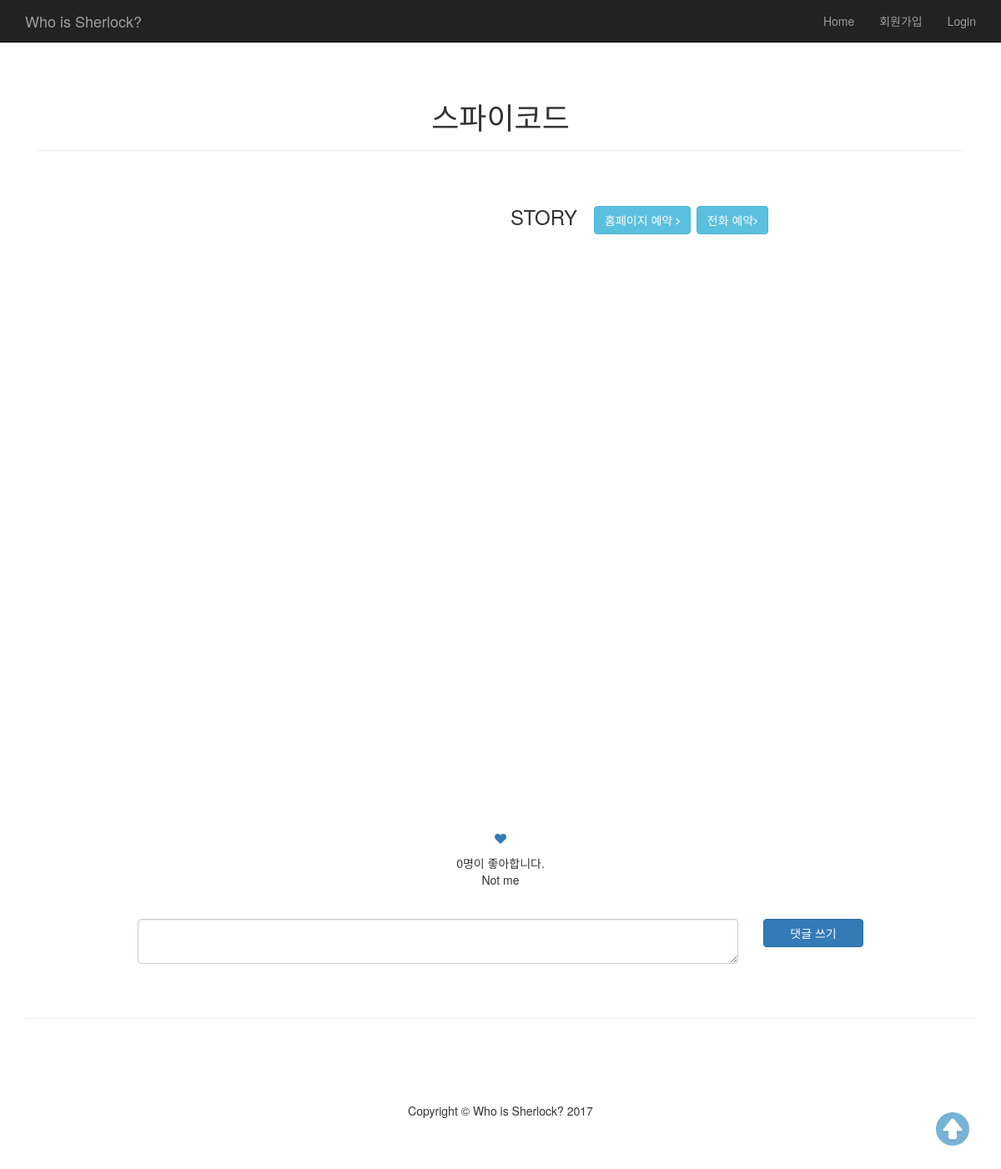
The app's page /cafe/91/, older data.
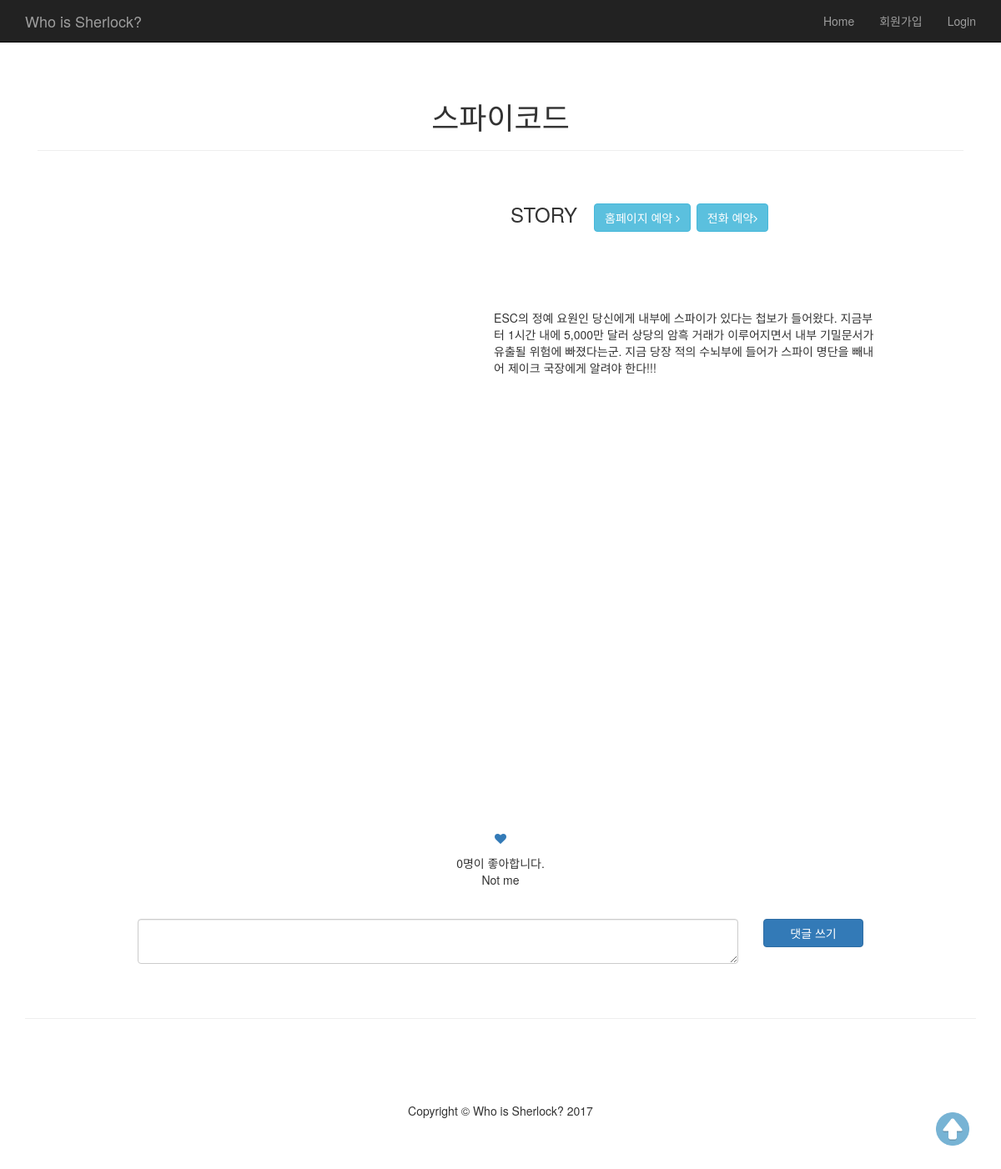
The same page, newer data.
### cafe/models.py (models this page shows, shortened)
class Room(models.Model):
    cafe = models.ForeignKey(Cafe, related_name="cafe_room_set") # cafe : room = 1 : N
    created_at = models.DateTimeField(auto_now_add=True, verbose_name="생성 일시")
    updated_at = models.DateTimeField(auto_now=True, verbose_name="업데이트 일시")
    name = models.CharField(max_length=20, verbose_name="방 이름")
    number = models.IntegerField(default=1, verbose_name="방 번호")
    level = models.IntegerField(choices=LEVEL_CHOICES, default=0, verbose_name="방 레벨")
    image = models.ImageField(blank=True, null=True, verbose_name="방 이미지")
    story = models.TextField(blank = True, verbose_name="방 설명")

### cafe/views.py (the view)
# urls.py: url(r'^(?P<pk>\d+)/$', views.room_detail, name='room_detail'),
def room_detail(request,pk):
    room = get_object_or_404(Room, pk=pk)
    review_form = ReviewForm()
    number_of_likes = room.room_like_set.all().count()
    if request.user.id == None:
        user_likes_this = False
    else:
        user_likes_this = room.room_like_set.filter(user=request.user) and True or False
    return render(request, 'cafe/room_detail.html', {
        'room':room, 'review_form':review_form,
        'number_of_likes' : number_of_likes,
        'user_likes_this' : user_likes_this,
        })

### cafe/forms.py
class ReviewForm(forms.ModelForm):
    class Meta:
        model = Review
        fields = ['content']
        widgets = {
            'content' : forms.Textarea(attrs = {'class':'form-control', 'rows':2})
        }

### cafe/templates/cafe/room_detail.html (shortened to what this page needs)
{% extends 'cafe/layout.html' %}
{% load staticfiles %}
{% block content %}
        <div class="container">
            <div class="col-lg-12">
                <center><h1>{{ room.name }}</h1></center>
                <hr/>
            </div>
        </div>
        <div class="container">
            <table style="width:900px; height:1000px; margin: auto">
                <tr>
                    <td rowspan="2" style="width:500px; height:300px;">
                    </td>
                    <td style="width:500px; height:40px;">
                        <h3 style="margin-left: 20px;">STORY &nbsp;
                            <a class="btn btn-info " href="http://{{room.cafe.url}}" target = "_blank">홈페이지 예약&nbsp;<i class="fa fa-angle-right"></i></a>
                            <a class="btn btn-info" href="tel:{{ room.cafe.phone }}" target = "_blank">전화 예약<i class="fa fa-angle-right"></i></a>
                        </h3>
                    </td>
                </tr>
                <tr>
                    <td style="width:500px; height:100px;">
                        <h7 style="margin-left:20px;">&nbsp;&nbsp;&nbsp;{{room.story | linebreaks}}</h>
                    </td>
                </tr>
                <tr>
                    <td colspan="2"><div id="map" style="width:900px;height:350px;margin:auto;"></div></td>
                </tr>
                <tr>
                    <td colspan="2">
                    <br>
                        <p style="text-align: center;" class="heart">
                            <a href="{% url 'cafe:like' room.pk %}"><i class="fa fa-heart" aria-hidden="true"></i></a>
                            <p style="text-align: center;">
                                {{number_of_likes}}명이 좋아합니다.<br>
                                {% if user_likes_this %}
                                    You too!
                                {% else %}
                                    Not me
                                {% endif %}
                            </p>
                        </p>
                    </td>
                </tr>
                <tr>
                    <td colspan="2">
                        <form action="{% url 'cafe:review_new' room.pk %}" method="post">
                            <div class="col-md-10">
                                <table class="table table-bordered table-hover">
                                    {{ review_form.content }}
                                </table>
                            </div>
                            <div class="col-md-2">
                                <input type="submit" class="btn btn-primary btn-block" value="댓글 쓰기"/>
                            </div>
                        </form>
                    </td>
                </tr>
                <tr>
                    <td colspan="2">
                    </td>
                </tr>
            </table>
        </div>
{% endblock %}

### cafe/templates/cafe/layout.html (shortened to what this page needs)
{% load staticfiles %}
<!DOCTYPE html>
<html lang="en">
<head>
    <link href="//maxcdn.bootstrapcdn.com/font-awesome/4.1.0/css/font-awesome.min.css" rel="stylesheet" />
    <link rel="stylesheet" href="https://maxcdn.bootstrapcdn.com/bootstrap/3.3.7/css/bootstrap.min.css">
    <link href="{% static "bootstrap/css/bootstrap.min.css" %}" rel="stylesheet">
    <link href="{% static "bootstrap/css/modern-business.css" %}" rel="stylesheet">
    <link href="{% static "bootstrap/font-awesome/css/font-awesome.min.css" %}" rel="stylesheet" type="text/css">
</head>
<body>
    <div class="top" />
        <img src="{% static 'image/up.png' %}" alt="scroll" width="40" height="40">
    <nav class="navbar navbar-inverse navbar-fixed-top" role="navigation">
        <div class="container">
            <div class="navbar-header">
                <a class="navbar-brand" href="{% url 'cafe:index' %}">Who is Sherlock?</a>
            </div>
            <div class="collapse navbar-collapse" id="bs-example-navbar-collapse-1">
                <ul class="nav navbar-nav navbar-right">
                    <li>
                        <a href="{% url 'cafe:index' %}">Home</a>
                    </li>
                    {% if not user.is_authenticated %}
                    <li>
                        <a href="{% url 'signup' %}">회원가입</a>
                    </li>
                    <li>
                        <a href="{% url 'login' %}?next={{request.path}}">Login</a>
                    </li>
                    {% endif %}
                </ul>
            </div>
        </div>
    </nav>
    <div class="container">
        <div class="row">
        {% block content %}
        {% endblock %}
        </div>
    <hr>
    <footer>
        <div class="row", style="text-decoration:blink; text-align: center">
            <div class="col-lg-12">
                <p>Copyright &copy; Who is Sherlock? 2017</p>
            </div>
        </div>
    </footer>
    </div>
</body>
</html>

### cafe/templates/cafe/layout.html (style rules this page uses)
.container .row { padding-top: 50px; }
.top { position: fixed; bottom:20px; right:30px; width:48px; height:48px; }

Row changes from the older to the newer data that the page shows:
changed Room "스파이코드": story (not shown) → "ESC의 정예 요원인 당신에게 내부에 스파이가 있다는 첩보가 들어왔다. 지금부터 1시간 내에 5,000만 달러 상당의 암흑 거래가 이루어지면서 내부 기밀문서가 유출될 위험에 빠졌다는군. 지금 당장 적의 수뇌부에 들어가 스파이 명단을 빼내어 제이크 국장에게 알려야 한다!!!"
